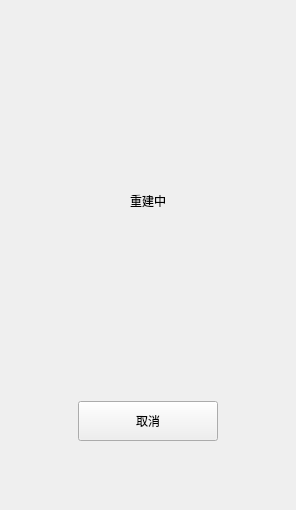
                     <widget class="QWidget" name="page_9">
                      <layout class="QHBoxLayout" name="horizontalLayout_58">
                       <item>
                        <layout class="QHBoxLayout" name="horizontalLayout_57">
                         <property name="leftMargin">
                          <number>9</number>
                         </property>
                         <property name="topMargin">
                          <number>9</number>
                         </property>
                         <property name="rightMargin">
                          <number>9</number>
                         </property>
                         <property name="bottomMargin">
                          <number>9</number>
                         </property>
                         <item>
                          <spacer name="horizontalSpacer_211">
                           <property name="orientation">
                            <enum>Qt::Horizontal</enum>
                           </property>
                           <property name="sizeType">
                            <enum>QSizePolicy::Preferred</enum>
                           </property>
                           <property name="sizeHint" stdset="0">
                            <size>
                             <width>40</width>
                             <height>20</height>
                            </size>
                           </property>
                          </spacer>
                         </item>
                         <item>
                          <layout class="QVBoxLayout" name="verticalLayout_591">
                           <property name="spacing">
                            <number>11</number>
                           </property>
                           <property name="leftMargin">
                            <number>9</number>
                           </property>
                           <property name="topMargin">
                            <number>11</number>
                           </property>
                           <property name="rightMargin">
                            <number>9</number>
                           </property>
                           <property name="bottomMargin">
                            <number>9</number>
                           </property>
                           <item>
                            <spacer name="verticalSpacer_22">
                             <property name="orientation">
                              <enum>Qt::Vertical</enum>
                             </property>
                             <property name="sizeType">
                              <enum>QSizePolicy::Fixed</enum>
                             </property>
                             <property name="sizeHint" stdset="0">
                              <size>
                               <width>20</width>
                               <height>150</height>
                              </size>
                             </property>
                            </spacer>
                           </item>
                           <item>
                            <widget class="StyleLabel18" name="label_at_render_2">
                             <property name="minimumSize">
                              <size>
                               <width>0</width>
                               <height>40</height>
                              </size>
                             </property>
                             <property name="maximumSize">
                              <size>
                               <width>16777215</width>
                               <height>40</height>
                              </size>
                             </property>
                             <property name="text">
                              <string>重建中</string>
                             </property>
                             <property name="alignment">
                              <set>Qt::AlignCenter</set>
                             </property>
                            </widget>
                           </item>
                           <item>
                            <layout class="QHBoxLayout" name="horizontalLayout_561">
                             <property name="leftMargin">
                              <number>9</number>
                             </property>
                             <property name="topMargin">
                              <number>9</number>
                             </property>
                             <property name="rightMargin">
                              <number>9</number>
                             </property>
                             <property name="bottomMargin">
                              <number>9</number>
                             </property>
                             <item>
                              <widget class="QRoundProgressBar" name="progressBarRebuild" native="true">
                               <property name="sizePolicy">
                                <sizepolicy hsizetype="Preferred" vsizetype="Expanding">
                                 <horstretch>0</horstretch>
                                 <verstretch>0</verstretch>
                                </sizepolicy>
                               </property>
                               <property name="minimumSize">
                                <size>
                                 <width>140</width>
                                 <height>140</height>
                                </size>
                               </property>
                               <property name="maximumSize">
                                <size>
                                 <width>140</width>
                                 <height>140</height>
                                </size>
                               </property>
                              </widget>
                             </item>
                            </layout>
                           </item>
                           <item>
                            <layout class="QHBoxLayout" name="horizontalLayout_551">
                             <property name="topMargin">
                              <number>0</number>
                             </property>
                             <item>
                              <widget class="StyleButton140x40" name="btnRebuildCancel">
                               <property name="minimumSize">
                                <size>
                                 <width>140</width>
                                 <height>40</height>
                                </size>
                               </property>
                               <property name="maximumSize">
                                <size>
                                 <width>140</width>
                                 <height>40</height>
                                </size>
                               </property>
                               <property name="text">
                                <string>取消</string>
                               </property>
                              </widget>
                             </item>
                            </layout>
                           </item>
                           <item>
                            <spacer name="verticalSpacer_23">
                             <property name="orientation">
                              <enum>Qt::Vertical</enum>
                             </property>
                             <property name="sizeHint" stdset="0">
                              <size>
                               <width>20</width>
                               <height>40</height>
                              </size>
                             </property>
                            </spacer>
                           </item>
                          </layout>
                         </item>
                         <item>
                          <spacer name="horizontalSpacer_231">
                           <property name="orientation">
                            <enum>Qt::Horizontal</enum>
                           </property>
                           <property name="sizeType">
                            <enum>QSizePolicy::Preferred</enum>
                           </property>
                           <property name="sizeHint" stdset="0">
                            <size>
                             <width>40</width>
                             <height>20</height>
                            </size>
                           </property>
                          </spacer>
                         </item>
                        </layout>
                       </item>
                      </layout>
                     </widget>
